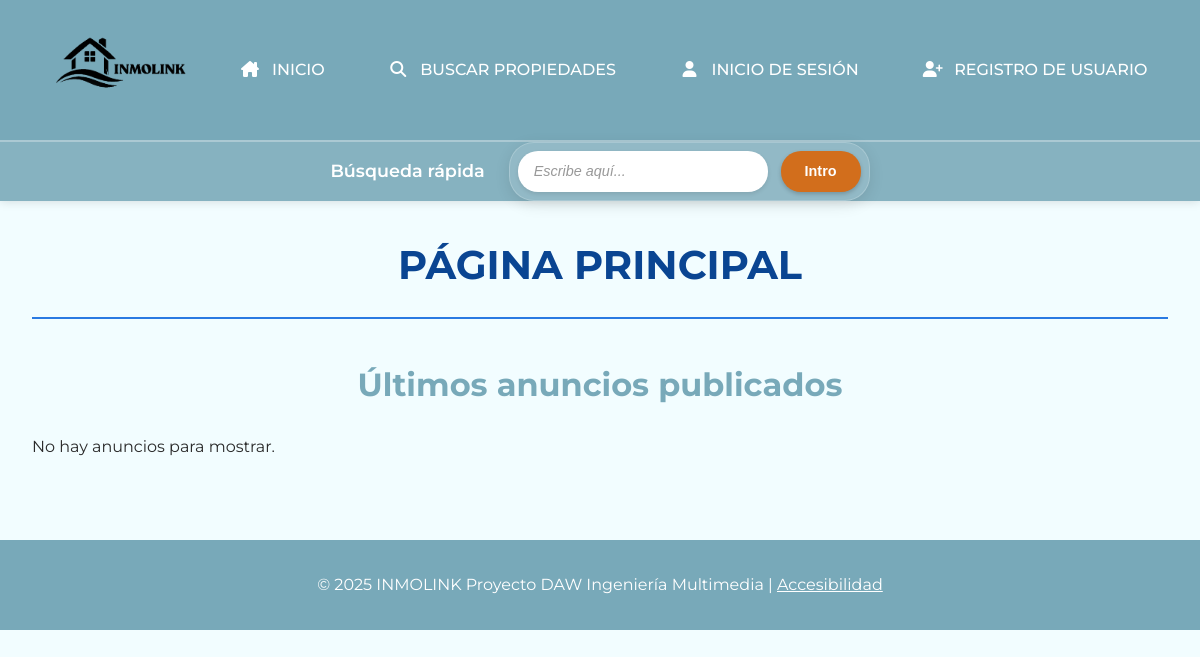
Before: / with the older database file.
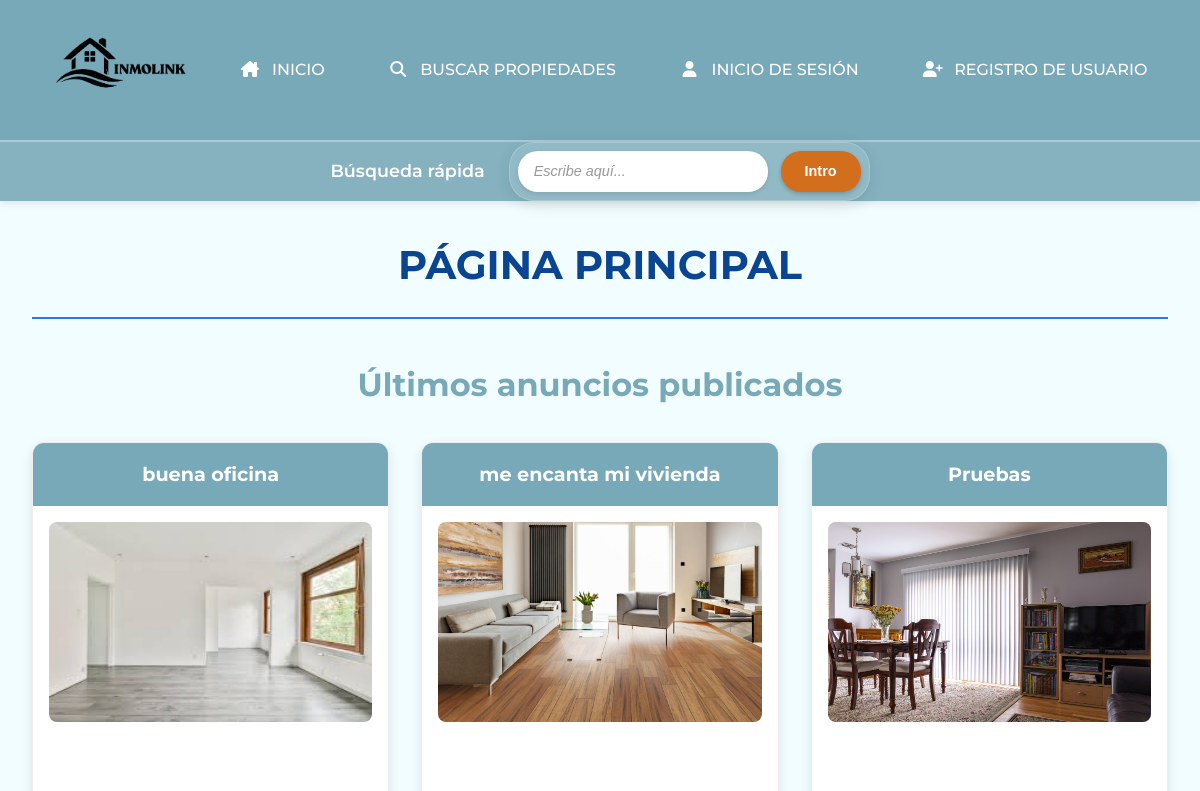
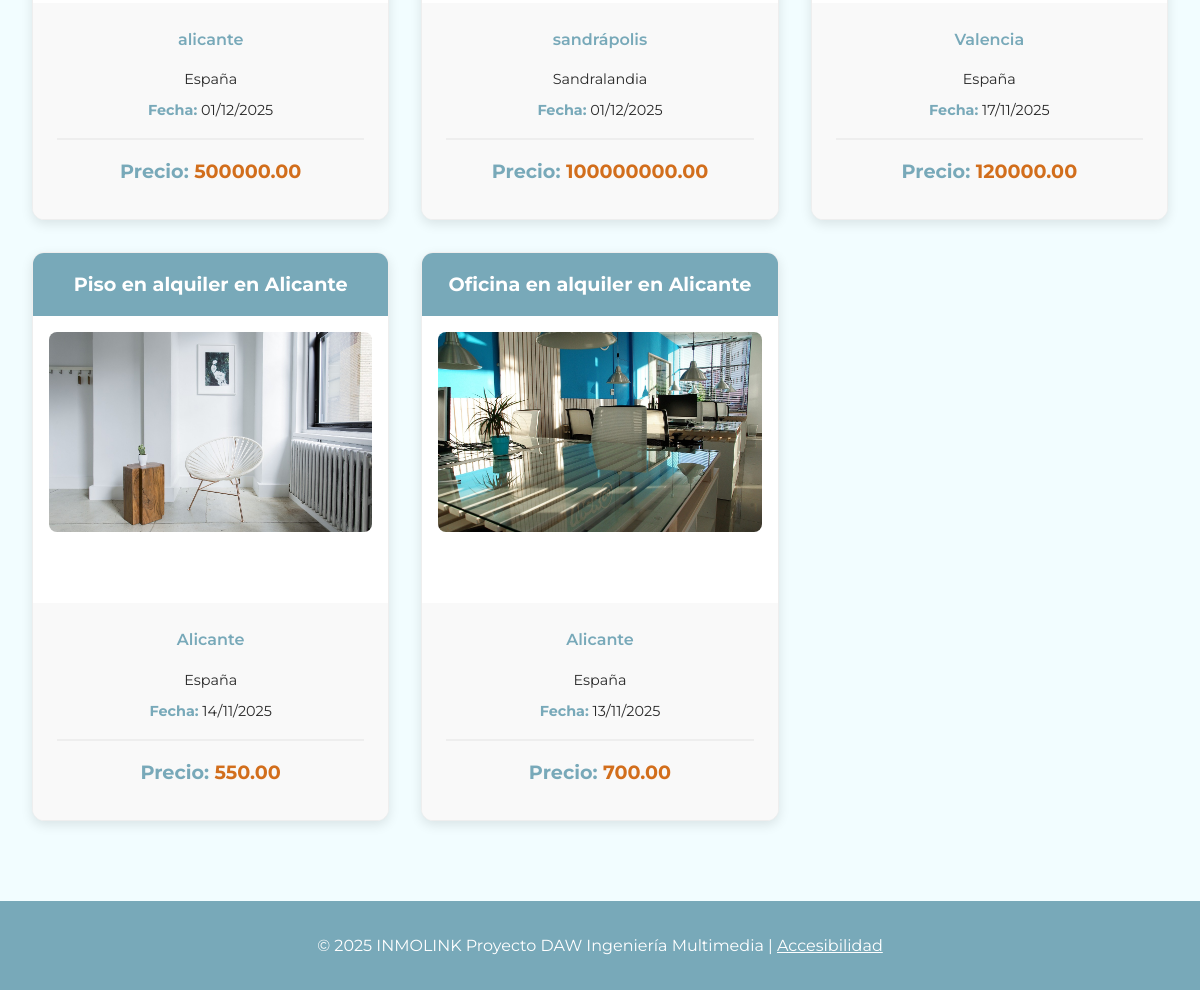
After: the same page with the newer database file (2 pictures, top to bottom).
### tables this page shows
CREATE TABLE `anuncios` (
  `IdAnuncio` int(11) NOT NULL,
  `TAnuncio` smallint(5) UNSIGNED DEFAULT NULL,
  `TVivienda` smallint(5) UNSIGNED DEFAULT NULL,
  `FPrincipal` varchar(255) DEFAULT NULL,
  `Alternativo` varchar(255) NOT NULL,
  `Titulo` varchar(255) DEFAULT NULL,
  `Precio` decimal(12,2) DEFAULT NULL,
  `Texto` text DEFAULT NULL,
  `Ciudad` varchar(255) DEFAULT NULL,
  `Pais` int(11) DEFAULT NULL,
  `Superficie` decimal(10,2) DEFAULT NULL,
  `NHabitaciones` int(11) DEFAULT NULL,
  `NBanyos` int(11) DEFAULT NULL,
  `Planta` int(11) DEFAULT NULL,
  `Anyo` int(11) DEFAULT NULL,
  `FRegistro` datetime NOT NULL DEFAULT current_timestamp(),
  `Usuario` int(11) DEFAULT NULL
);

CREATE TABLE `paises` (
  `IdPais` int(11) NOT NULL,
  `NomPais` varchar(255) NOT NULL
);

### includes/session.php (called while the page is built, shortened)
<?php
$is_logged = !empty($_SESSION['login']) && $_SESSION['login'] === 'ok';
?>

### inicio.php (the view, shortened to what this page needs)
<?php
require_once __DIR__ . '/includes/cabecera.php';
?>
<main>
    <section>
    <h1>PÁGINA PRINCIPAL </h1>
    <h2>Últimos anuncios publicados</h2>
    </section>
    <?php
    $db = get_db();
    $sql = "SELECT A.IdAnuncio, A.Titulo, A.FPrincipal, A.FRegistro, A.Ciudad, A.Precio, P.NomPais
            FROM anuncios A
            LEFT JOIN paises P ON A.Pais = P.IdPais
            ORDER BY A.FRegistro DESC
            LIMIT 5";
    $ultimos = [];
    try {
        $res = $db->query($sql);
        if ($res) {
            $ultimos = $res->fetch_all(MYSQLI_ASSOC);
        }
    } catch (Exception $e) {
        error_log('Error al obtener últimos anuncios: ' . $e->getMessage());
    }
    ?>
    <?php if (empty($ultimos)): ?>
        <p>No hay anuncios para mostrar.</p>
    <?php else: ?>
    <ul>
    <?php foreach ($ultimos as $an):
        $img = !empty($an['FPrincipal']) ? htmlspecialchars($an['FPrincipal'], ENT_QUOTES, 'UTF-8') : 'img/noimage.png';
        $fecha = !empty($an['FRegistro']) ? date('d/m/Y', strtotime($an['FRegistro'])) : '';
    ?>
        <li>
        <article>
            <h3><?php echo htmlspecialchars($an['Titulo'], ENT_QUOTES, 'UTF-8'); ?></h3>
            <a href="/daw/detalle_anuncio?id=<?php echo (int)$an['IdAnuncio']; ?>">
                <img src="<?php echo $img; ?>" alt="<?php echo htmlspecialchars($an['Titulo'], ENT_QUOTES, 'UTF-8'); ?>" width="200">
            </a>
            <footer>
                <p><?php echo htmlspecialchars($an['Ciudad'], ENT_QUOTES, 'UTF-8'); ?></p>
                <p><?php echo htmlspecialchars($an['NomPais'], ENT_QUOTES, 'UTF-8'); ?></p>
                <p><strong>Fecha:</strong> <?php echo $fecha; ?></p>
                <p><strong>Precio:</strong> <?php echo htmlspecialchars($an['Precio'], ENT_QUOTES, 'UTF-8'); ?></p>
            </footer>
        </article>
        </li>
    <?php endforeach; ?>
    </ul>
    <?php endif; ?>
</main>
<?php require_once __DIR__ . '/includes/pie.php'; ?>

### index.php (shortened to what this page needs)
<?php
$path = $_SERVER['PATH_INFO'] ?? '/';
$path = trim($path, '/');
$segments = explode('/', $path);
$controller = $segments[0] ?? 'inicio';
$routes_get = [
    '' => __DIR__ . '/inicio.php',
    'inicio' => __DIR__ . '/inicio.php',
    'inicio_user' => __DIR__ . '/inicio_user.php',
    'login' => __DIR__ . '/inicio_sesion.php',
    'registro' => __DIR__ . '/registro_usuario.php',
    'logout' => __DIR__ . '/logout.php',
    'detalle_anuncio' => __DIR__ . '/detalle_anuncio.php',
    'buscar' => __DIR__ . '/resultado_busqueda.php',
    'crear_anuncio' => __DIR__ . '/crear_anuncio.php',
    'formulario_busqueda' => __DIR__ . '/formulario_busqueda.php',
    'mi_perfil' => __DIR__ . '/mi_perfil.php',
    'perfil_usuario' => __DIR__ . '/perfil_usuario.php',
    'mis_anuncios' => __DIR__ . '/mis_anuncios.php',
    'mis_datos' => __DIR__ . '/mis_datos.php',
    'mis_mensajes' => __DIR__ . '/mis_mensajes.php',
    'mensaje' => __DIR__ . '/mensaje.php',
    'solicitar_folleto' => __DIR__ . '/solicitar_folleto.php',
    'configuracion' => __DIR__ . '/configuracion.php',
    'respuesta_baja' => __DIR__ . '/respuesta_baja.php',
    'ver_fotos' => __DIR__ . '/ver_fotos.php',
    'ver_fotos_privadas' => __DIR__ . '/ver_fotos_privadas.php',
    'anadir_foto' => __DIR__ . '/anadir_foto.php',
    'ver_anuncio' => __DIR__ . '/ver_anuncio.php',
    'aviso' => __DIR__ . '/aviso.php',
    'accesibilidad' => __DIR__ . '/accesibilidad.php',
];
$routes_post = [
    'login' => __DIR__ . '/control_acceso.php',
    'registro' => __DIR__ . '/respuestaregistro.php',
    'mis_datos' => __DIR__ . '/respuestamisdatos.php',
    'mensaje' => __DIR__ . '/mensaje_respuesta.php',
];
$is_post = $_SERVER['REQUEST_METHOD'] === 'POST';
$routes = $is_post ? $routes_post : $routes_get;
if (isset($routes[$controller]) && file_exists($routes[$controller])) {
    require $routes[$controller];
}
?>

### includes/cabecera.php (shortened to what this page needs)
<?php
require_once __DIR__ . '/session.php';
$conexion = get_db();
$estilo_id = 1;
$stmt = $conexion->prepare("SELECT Fichero FROM estilos WHERE IdEstilo = ?");
$stmt->bind_param("i", $estilo_id);
$stmt->execute();
$stmt->bind_result($estilo_css);
if (!$estilo_css) {
    $estilo_css = "css/inmolink.css";
}
?>
<!DOCTYPE html>
<html lang="en">
<head>
    <link rel="stylesheet" href="css/inmolink.css">
    <link rel="stylesheet" href="css/mediaQuery.css">
    <link rel="stylesheet" href="css/iconos.css">
    <link rel="stylesheet" href="https://cdnjs.cloudflare.com/ajax/libs/font-awesome/6.5.1/css/all.min.css">
    <link rel="alternate stylesheet" type="text/css" href="css/noche.css" title="noche">
    <link rel="alternate stylesheet" type="text/css" href="css/alto_contraste.css" title="alto_contraste">
    <link rel="alternate stylesheet" type="text/css" href="css/texto_grande.css" title="texto_grande">
    <link rel="alternate stylesheet" type="text/css" href="css/texto_grande_dislexia.css" title="texto_grande_dislexia">
    <link rel="alternate stylesheet" type="text/css" href="css/alto_contraste_grande.css" title="alto_contraste_grande">
    <link rel="stylesheet" type="text/css" href="css/imprimir.css" media="print">
    <link rel="stylesheet" href="<?php echo htmlspecialchars($estilo_css); ?>">
</head>
<body>
    <header>
        <a href="<?php echo (isset($is_logged) && $is_logged) ? '/daw/inicio_user' : '/daw/'; ?>">
            <img src="img/logo.png" alt="Logo INMOLINK" width="100" height="100" class="logo-normal">
        </a>
        <nav>
            <ul>
                <?php if (!empty($is_logged) && $is_logged): ?>
                    <li><a href="/daw/inicio_user"><i class="fa-solid fa-house-chimney"></i> Inicio</a></li>
                    <li><a href="/daw/formulario_busqueda"><i class="fa-solid fa-magnifying-glass"></i> Buscar Propiedades</a></li>
                    <li><a href="/daw/crear_anuncio"><i class="fa-regular fa-square-plus"></i>  Subir anuncio</a></li>
                    <li>
                        <details>
                            <summary>
                                <?php
                                $avatar_src = 'img/user.webp';
                                $avatar_alt = 'Foto de perfil';
                                if (!empty($_SESSION['foto'])) {
                                    $avatar_src = $_SESSION['foto'];
                                }
                                ?>
                                <img src="<?php echo htmlspecialchars($avatar_src, ENT_QUOTES, 'UTF-8'); ?>" alt="<?php echo htmlspecialchars($avatar_alt, ENT_QUOTES, 'UTF-8'); ?>" class="avatar" width="40" height="40">
                            </summary>
                            <ul>
                                <li>
                                            <a href="/daw/mi_perfil">
                                        <?php
                                            if (isset($_SESSION['usuario'])) {
                                                echo 'Perfil de ' . htmlspecialchars($_SESSION['usuario'], ENT_QUOTES, 'UTF-8');
                                            } else {
                                                echo 'Mi Perfil';
                                            }
                                        ?>
                                    </a>
                                </li>
                                <li><a href="/daw/logout">Cerrar Sesión</a></li>
                            </ul>
                        </details>
                    </li>
                <?php else: ?>
                    <li><a href="/daw/"><i class="fa-solid fa-house-chimney"></i> Inicio</a></li>
                    <li><a href="/daw/formulario_busqueda"><i class="fa-solid fa-magnifying-glass"></i> Buscar Propiedades</a></li>
                    <li><a href="/daw/login"><i class="fa-solid fa-user"></i> Inicio de Sesión</a></li>
                    <li><a href="/daw/registro"><i class="fa-solid fa-user-plus"></i> Registro de Usuario</a></li>
                <?php endif; ?>
            </ul>
        </nav>
        <search>
            <h2>Búsqueda rápida</h2>
            <form action="/daw/buscar" method="GET">
                <input type="text" name="query" placeholder="Escribe aquí...">
                <button type="submit">Intro</button>
            </form>
        </search>
    </header>

### includes/pie.php (shortened to what this page needs)
    <footer>
    <p>&copy; 2025 INMOLINK Proyecto DAW Ingeniería Multimedia |
    <a href="/daw/accesibilidad">Accesibilidad</a></p>
    </footer>
</body>
</html>

### css/inmolink.css (style rules this page uses)
main > ul { list-style: none; display: grid; grid-template-columns: repeat(auto-fit, minmax(280px, 1fr)); gap: 2rem; margin-top: 2rem; }
article { background-color: #fff; border-radius: 12px; box-shadow: 0 4px 12px rgba(0,0,0,0.1); overflow: hidden; transition: var(--transicion); border: 1px solid #eee; }
article h3 { background-color: var(--color-secundario); color: #fff; padding: 1rem; margin: 0; font-size: 1.2rem; text-align: center; }
article a { display: block; padding: 1rem; text-align: center; }
article img { width: 100%; height: 200px; object-fit: cover; border-radius: 8px; transition: var(--transicion); }
article footer { padding: 1.5rem; background-color: #f9f9f9; }
article footer p { margin-bottom: 0.5rem; font-size: 0.9rem; }
article footer p:first-child { font-size: 1rem; color: var(--color-secundario); font-weight: 600; margin-bottom: 1rem; }
article footer p strong { color: var(--color-secundario); }
article footer p:last-child { font-size: 1.2rem; font-weight: 700; color: var(--color-primario); text-align: center; margin-top: 1rem; padding-top: 1rem; border-top: 2px solid #eee; }
form { background: #fff; padding: 2rem; border-radius: 15px; box-shadow: 0 4px 15px rgba(0,0,0,0.1); max-width: 700px; margin: 2rem auto; transition: var(--transicion); }
form, fieldset, .radio-group, .radio-group label, fieldset label { min-width: 0; }
body { overflow-x: hidden; }
header a .logo-normal { display: inline !important; }

### css/noche.css (style rules this page uses)
html { filter: invert(1) hue-rotate(180deg); background-color: #111; }
img, video, iframe, svg { filter: invert(1) hue-rotate(180deg); }
header a .logo-normal { display: none !important; }

### css/alto_contraste.css (style rules this page uses)
:root { --color-primario: #fead0a; --color-secundario: #004080; --color-acento: #ffea00; --color-texto: #000000; --color-fondo: #e6d257; --color-footer-bg: #002b5c; --color-footer-texto: #ffe62d; --color-mensaje-fondo: #f2f2f2; --color-mensaje-texto: #000000; --color-mensaje-borde: #000000; }
header a .logo-normal { display: none !important; }

### css/texto_grande.css (style rules this page uses)
p, li, dd { margin-bottom: 0.8em; }
a { text-decoration: underline; text-underline-offset: 0.2em; text-decoration-thickness: 2px; }
:where(a, button, input, select, textarea, summary, [tabindex]) :focus-visible { outline: 3px solid var(--color-secundario); outline-offset: 3px; }
:where(a, button, input[type="button"], input[type="submit"], input[type="reset"], .boton-enlace) { min-height: 44px; min-width: 44px; }
nav a { font-size: 1.1em; }
article h3 { font-size: 1.4rem; }
article footer p { font-size: 1rem; }
search h2 { font-size: 1.2rem; }
search input { font-size: 1.05rem; }
search button { font-size: 1.05rem; padding: 0.9rem 1.6rem; }
main { padding: 2.2rem; }
main > ul { gap: 2.2rem; }

### css/texto_grande_dislexia.css (style rules this page uses)
body { font-family: 'OpenDyslexic', system-ui, -apple-system, Segoe UI, Roboto, Arial, sans-serif; line-height: 1.8; }

### css/variables.css (style rules this page uses)
:root { --color-primario: #d26e1c; --color-secundario: #78a9b9; --color-terciario: #39c1da; --color-texto: #2a2a2a; --color-fondo: #f2fdff; --color-footer-bg: #78a9b9; --color-footer-texto: #ffffff; --transicion: all 0.3s ease; --color-mensaje-fondo: #f9f9f9; --color-mensaje-texto: #333; --color-mensaje-borde: #d26e1c; }

### css/base.css (style rules this page uses)
* { box-sizing: border-box; margin: 0; padding: 0; }
body { font-family: 'Montserrat', sans-serif; background-color: var(--color-fondo); color: var(--color-texto); line-height: 1.6; }
a { text-decoration: none; color: inherit; }

Changed rows visible on the page:
added anuncios: Titulo "buena oficina", FPrincipal (picture), Ciudad "alicante", Pais.NomPais "España", FRegistro "01/12/2025", Precio "500000.00"
added anuncios: Titulo "me encanta mi vivienda", FPrincipal (picture), Ciudad "sandrápolis", Pais.NomPais "Sandralandia", FRegistro "01/12/2025", Precio "100000000.00"
added anuncios: Titulo "Pruebas", FPrincipal (picture), Ciudad "Valencia", Pais.NomPais "España", FRegistro "17/11/2025", Precio "120000.00"
added anuncios: Titulo "Piso en alquiler en Alicante", FPrincipal (picture), Ciudad "Alicante", Pais.NomPais "España", FRegistro "14/11/2025", Precio "550.00"
added anuncios: Titulo "Oficina en alquiler en Alicante", FPrincipal (picture), Ciudad "Alicante", Pais.NomPais "España", FRegistro "13/11/2025", Precio "700.00"
Other visible differences:
text no longer shown: "No hay anuncios para mostrar."
